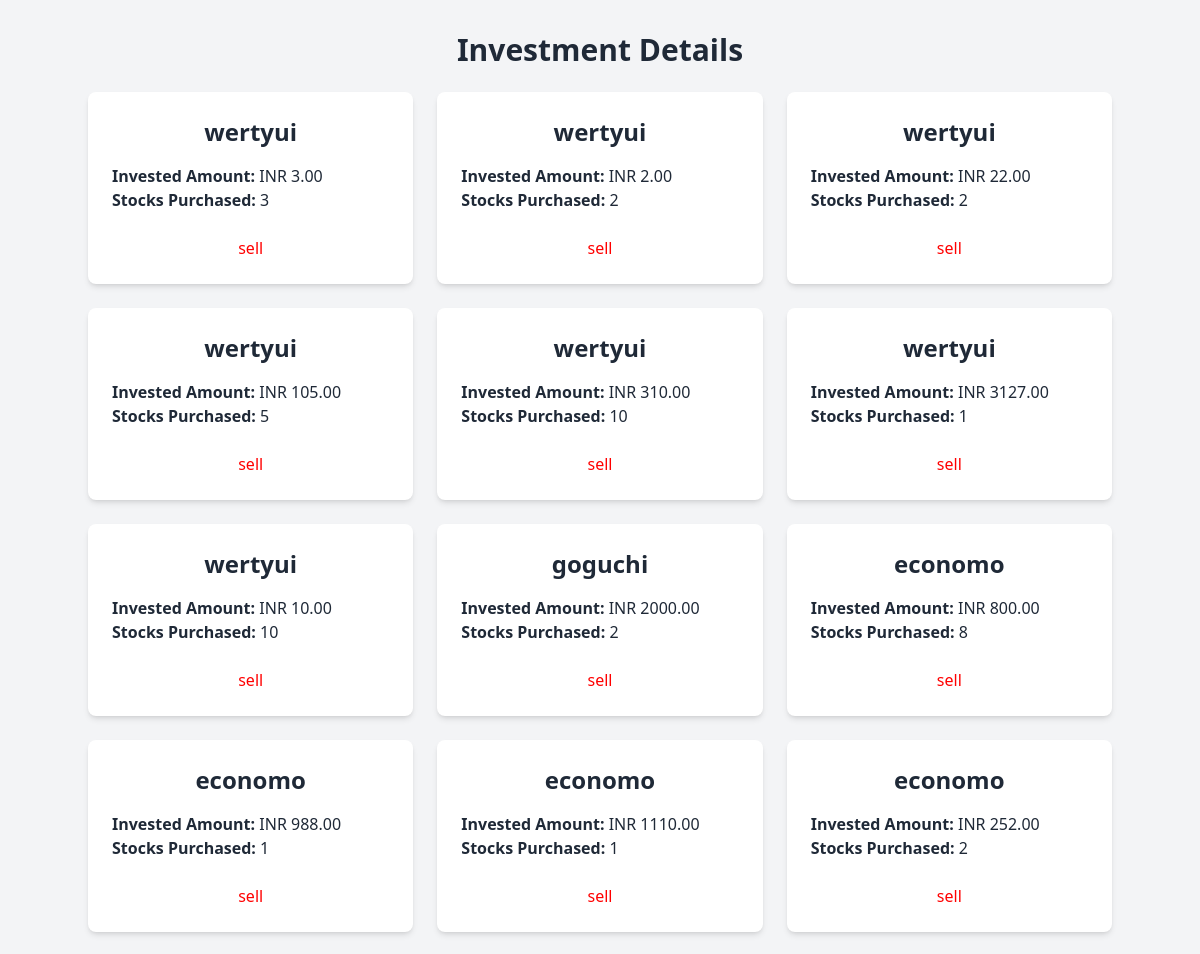
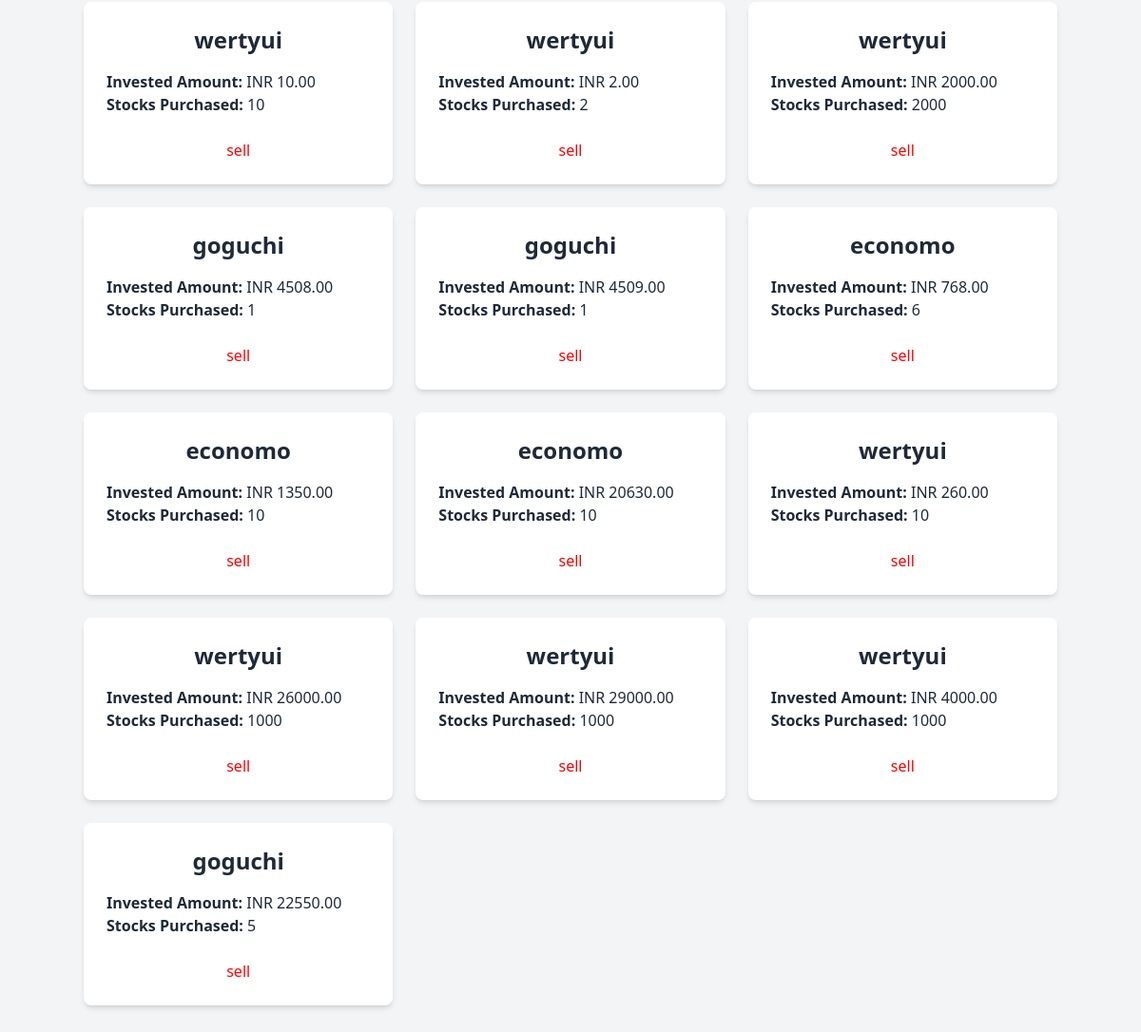
/investlist/ (signed in), run on the app's committed database (2 pictures, top to bottom).
### fundapp/models.py (models this page shows, shortened)
class Investment(models.Model):
    user = models.ForeignKey('investorregistration', on_delete=models.CASCADE)  # Linking to the custom investorregistration model
    startup = models.ForeignKey(Startup, on_delete=models.CASCADE)  # Linking to the Startup model
    num_stocks = models.IntegerField()  # Number of stocks purchased
    total_investment = models.DecimalField(max_digits=10, decimal_places=2)  # Total amount invested
    payment = models.ForeignKey('Payment', on_delete=models.CASCADE)  # Linking the payment made for this investment
    created_at = models.DateTimeField(auto_now_add=True)

class Startup(models.Model):
    user=models.ForeignKey(founderregisration,on_delete=models.CASCADE)
    name = models.CharField(max_length=255)
    logo = models.ImageField(upload_to='startups/logos/')
    bio = models.TextField()
    description = models.TextField()
    stockprice=models.IntegerField(blank=True,null=True)
    totalstock=models.IntegerField(blank=True,null=True)
    from django.db import models

### fundapp/views.py (the view)
# urls.py: path('investlist/',views.investlist,name='investlist'),
def investlist(request):
    email = request.session.get('email')  # Assuming you're using session-based login for simplicity
    investor = investorregistration.objects.get(email=email)
    investments = Investment.objects.filter(user=investor).select_related('startup')
    return render(request, 'investlist.html', {'investments': investments, 'investor': investor})

### fundapp/templates/investlist.html (shortened to what this page needs)
<!DOCTYPE html>
<html lang="en">
<head>
    <script src="https://cdn.tailwindcss.com"></script>
</head>
<body class="bg-gray-100 text-gray-800">
    <div class="container mx-auto my-8">
        <h1 class="text-3xl font-semibold text-center mb-6">Investment Details</h1>
        {% if investments %}
            <div class="grid grid-cols-1 md:grid-cols-2 lg:grid-cols-3 gap-6">
                {% for investment in investments %}
                    <div class="bg-white p-6 rounded-lg shadow-md">
                        <h2 class="text-2xl font-semibold text-center">{{ investment.startup.name }}</h2>
                        <div class="mt-4">
                            <p><strong>Invested Amount:</strong> INR {{ investment.total_investment }}</p>
                            <p><strong>Stocks Purchased:</strong> {{ investment.num_stocks }}</p>
                        </div>
                        <div class="mt-6 text-center">
                            <a href="{% url 'sell_investment' investment.id %}" class="btn btn-success" style="padding: 8px 20px; margin-bottom: 5px; text-align: center; text-decoration: none; color: red; border-radius: 5px; transition: background-color 0.3s;">
sell                            </a>
                        </div>
                    </div>
                {% endfor %}
            </div>
        {% else %}
            <p class="text-center text-gray-600">You haven't made any investments yet.</p>
        {% endif %}
    </div>
</body>
</html>

### data on the page
Investment: startup.name "wertyui", total_investment "3.00", num_stocks "3"
Investment: startup.name "wertyui", total_investment "2.00", num_stocks "2"
Investment: startup.name "wertyui", total_investment "22.00", num_stocks "2"
Investment: startup.name "wertyui", total_investment "105.00", num_stocks "5"
Investment: startup.name "wertyui", total_investment "310.00", num_stocks "10"
Investment: startup.name "wertyui", total_investment "3127.00", num_stocks "1"
Investment: startup.name "wertyui", total_investment "10.00", num_stocks "10"
Investment: startup.name "goguchi", total_investment "2000.00", num_stocks "2"
Investment: startup.name "economo", total_investment "800.00", num_stocks "8"
Investment: startup.name "economo", total_investment "988.00", num_stocks "1"
Investment: startup.name "economo", total_investment "1110.00", num_stocks "1"
Investment: startup.name "economo", total_investment "252.00", num_stocks "2"
Investment: startup.name "wertyui", total_investment "10.00", num_stocks "10"
Investment: startup.name "wertyui", total_investment "2.00", num_stocks "2"
Investment: startup.name "wertyui", total_investment "2000.00", num_stocks "2000"
Investment: startup.name "goguchi", total_investment "4508.00", num_stocks "1"
Investment: startup.name "goguchi", total_investment "4509.00", num_stocks "1"
Investment: startup.name "economo", total_investment "768.00", num_stocks "6"
Investment: startup.name "economo", total_investment "1350.00", num_stocks "10"
Investment: startup.name "economo", total_investment "20630.00", num_stocks "10"
Investment: startup.name "wertyui", total_investment "260.00", num_stocks "10"
Investment: startup.name "wertyui", total_investment "26000.00", num_stocks "1000"
Investment: startup.name "wertyui", total_investment "29000.00", num_stocks "1000"
Investment: startup.name "wertyui", total_investment "4000.00", num_stocks "1000"
Investment: startup.name "goguchi", total_investment "22550.00", num_stocks "5"
